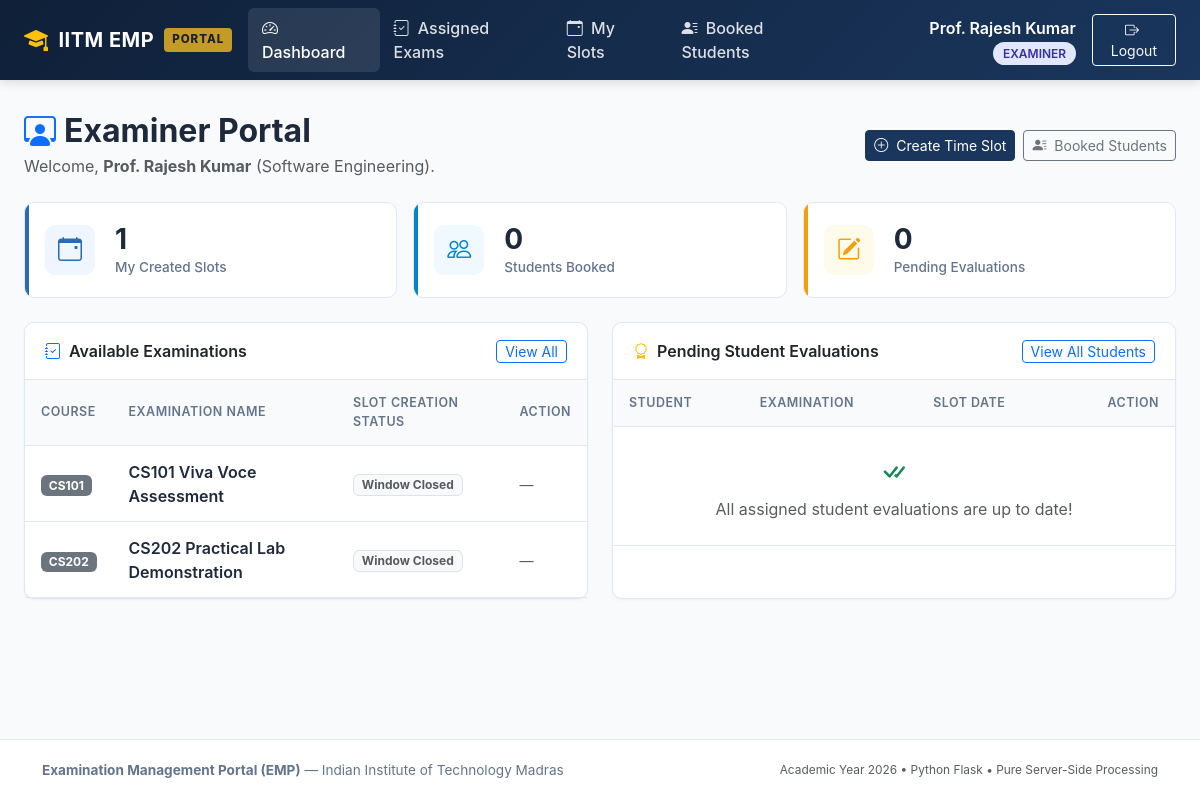
/examiner/dashboard (signed in), run on an earlier commit of the app's database.
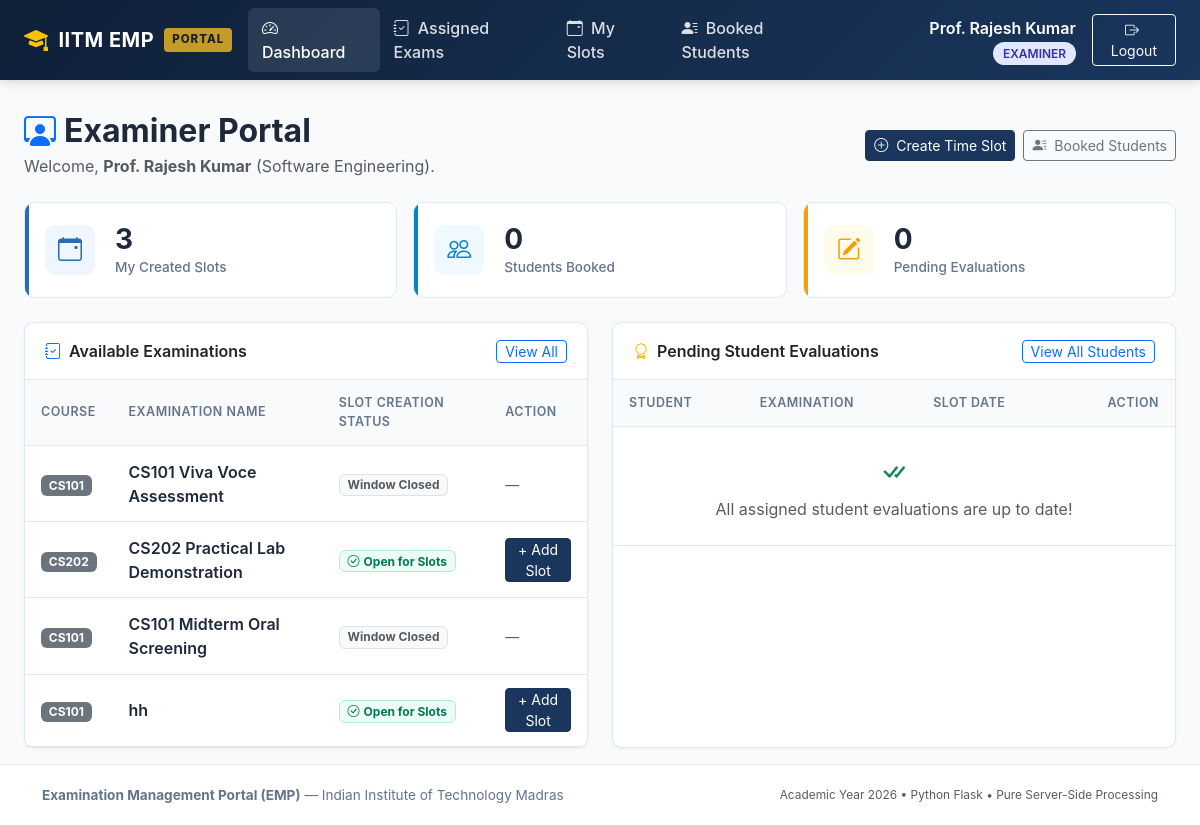
And on a later commit of the database.
### models/examination.py (models this page shows, shortened)
class Examination(db.Model):
    __tablename__ = 'examinations'
    exam_id = db.Column(db.Integer, primary_key=True, autoincrement=True)
    course_id = db.Column(db.Integer, db.ForeignKey('courses.course_id', ondelete='CASCADE'), nullable=False)
    examination_name = db.Column(db.String(200), nullable=False)
    examination_type = db.Column(db.String(50), nullable=False)
    duration = db.Column(db.Integer, nullable=False, default=30)
    maximum_marks = db.Column(db.Float, nullable=False, default=100.0)
    slot_creation_start = db.Column(db.DateTime, nullable=False)
    slot_creation_end = db.Column(db.DateTime, nullable=False)
    slot_booking_start = db.Column(db.DateTime, nullable=False)
    slot_booking_end = db.Column(db.DateTime, nullable=False)
    status = db.Column(db.String(30), nullable=False, default='Draft')
    course = db.relationship('Course', back_populates='examinations')
    rubrics = db.relationship('Rubric', back_populates='examination', cascade='all, delete-orphan')
    slots = db.relationship('ExaminationSlot', back_populates='examination', cascade='all, delete-orphan')
    def is_slot_creation_period(self, check_time=None):
        if self.status in ['Draft', 'Completed', 'Closed']:
            return False
        t = check_time or datetime.now()
        return self.slot_creation_start <= t <= self.slot_creation_end

### models/course.py (models this page shows, shortened)
class Course(db.Model):
    __tablename__ = 'courses'
    course_id = db.Column(db.Integer, primary_key=True, autoincrement=True)
    course_code = db.Column(db.String(50), unique=True, nullable=False, index=True)
    course_name = db.Column(db.String(200), nullable=False)
    description = db.Column(db.Text, nullable=True)
    status = db.Column(db.String(20), nullable=False, default='active')
    examinations = db.relationship('Examination', back_populates='course', cascade='all, delete-orphan')

### routes/examiner.py (the view)
@examiner_bp.route('/')
@examiner_bp.route('/dashboard')
def dashboard():
    now = datetime.now()
    my_slots = ExaminationSlot.query.filter_by(examiner_id=current_user.id).all()
    slot_ids = [s.slot_id for s in my_slots]
    active_examinations = Examination.query.filter(
        Examination.status.in_(['Slot Creation', 'Booking Open', 'Closed'])
    ).all()
    my_bookings = Booking.query.filter(Booking.slot_id.in_(slot_ids)).all() if slot_ids else []
    total_students_booked = sum(1 for b in my_bookings if b.status in ['Booked', 'Completed'])
    pending_evaluations = [
        b for b in my_bookings
        if b.status == 'Booked' and not b.is_evaluated
    ]
    return render_template(
        'examiner/dashboard.html',
        total_slots=len(my_slots),
        total_students_booked=total_students_booked,
        pending_evaluations_count=len(pending_evaluations),
        pending_evaluations=pending_evaluations[:5],
        recent_slots=my_slots[:5],
        active_examinations=active_examinations,
        now=now
    )

### routes/examiner.py (called while the page is built)
@examiner_bp.before_request
@login_required
@role_required('examiner')
def check_examiner():
    pass

### templates/examiner/dashboard.html (shortened to what the changed rows need)
{% extends 'base.html' %}
{% block content %}
<div class="d-flex flex-column flex-md-row justify-content-between align-items-md-center mb-4 gap-2">
  <div>
    <h2 class="fw-bold mb-1"><i class="bi bi-person-workspace text-primary me-2"></i>Examiner Portal</h2>
  </div>
</div>
<div class="row g-3 mb-4">
  <div class="col-md-4">
    <div class="stat-card stat-primary">
      <div>
        <div class="stat-value">{{ total_slots }}</div>
        <div class="stat-label">My Created Slots</div>
      </div>
    </div>
  </div>
</div>
<div class="row g-4">
  <div class="col-lg-6">
    <div class="emp-card h-100">
      <div class="table-responsive">
        <table class="emp-table">
          <thead>
            <tr>
              <th>Course</th>
              <th>Examination Name</th>
              <th>Slot Creation Status</th>
              <th>Action</th>
            </tr>
          </thead>
          <tbody>
            {% for exam in active_examinations %}
            <tr>
              <td><span class="badge bg-secondary">{{ exam.course.course_code }}</span></td>
              <td class="fw-semibold">{{ exam.examination_name }}</td>
              <td>
                {% if exam.is_slot_creation_period(now) %}
                  <span class="badge badge-status-open"><i class="bi bi-check-circle me-1"></i>Open for Slots</span>
                {% elif now < exam.slot_creation_start %}
                  <span class="badge bg-light text-muted border">Opens {{ exam.slot_creation_start | date_format }}</span>
                {% else %}
                  <span class="badge bg-light text-muted border">Window Closed</span>
                {% endif %}
              </td>
              <td>
                {% if exam.is_slot_creation_period(now) %}
                  <a href="{{ url_for('examiner.new_slot', exam_id=exam.exam_id) }}" class="btn btn-sm btn-emp-primary py-0">
                    + Add Slot
                  </a>
                {% else %}
                  <span class="text-muted small">&mdash;</span>
                {% endif %}
              </td>
            </tr>
            {% else %}
            <tr>
              <td colspan="4" class="text-center py-4 text-muted">No active examinations available.</td>
            </tr>
            {% endfor %}
          </tbody>
        </table>
      </div>
    </div>
  </div>
  <div class="col-lg-6">
    <div class="emp-card h-100">
      <div class="table-responsive">
        <table class="emp-table">
          <thead>
            <tr>
              <th>Student</th>
              <th>Examination</th>
              <th>Slot Date</th>
              <th class="text-end">Action</th>
            </tr>
          </thead>
        </table>
      </div>
    </div>
  </div>
</div>
{% endblock %}

What changed in the data, as far as the page shows it:
changed Examination "CS202 Practical Lab Demonstration": slot_creation_start "Window Closed —" → "Open for Slots + Add Slot"
now on this page (row edited): Examination: course.course_code "CS101", examination_name "CS101 Midterm Oral Screening", status "Window Closed"
added Examination: course.course_code "CS101", examination_name "hh", status "Booking Open" (drawn)
Also different on the page:
{{ total_slots }}: "1" → "3"
